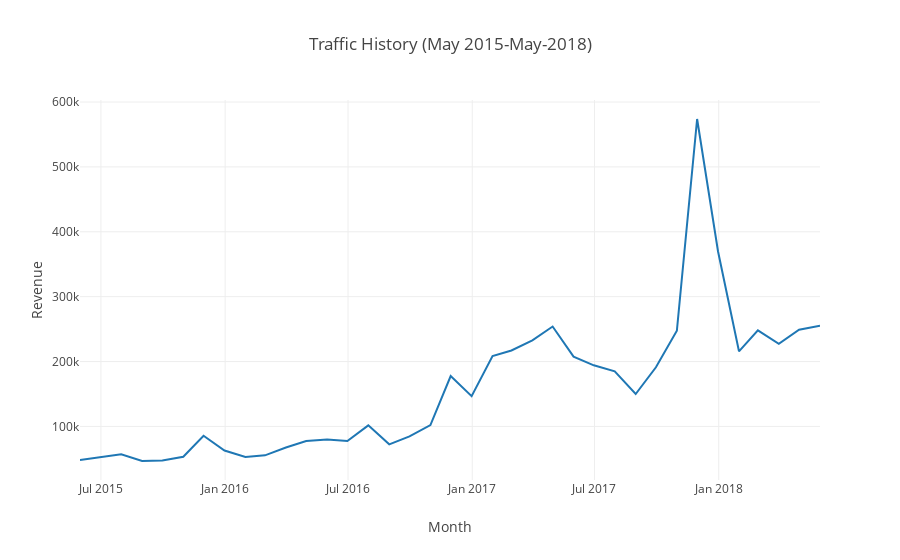

The notebook cell this image was saved under:
### Markdown cell above
## Traffic

### Code cell
traces=[]

traces.append(go.Scatter(x=data.date, y=data.traffic, mode='lines'))

layout = dict(
    title='Traffic History (May 2015-May-2018)',
    yaxis=dict(title='Revenue'), showlegend=False, xaxis=dict(title='Month'))

fig = dict(data=traces, layout=layout)
iplot(fig)

### Figure 1 — Plotly figure (JSON) as saved in the notebook; plotly's stock layout.template omitted (floating-point values rounded to 4 significant figures)
{"data": [{"mode": "lines", "type": "scatter", "x": ["2015-05-31", "2015-07-31", "2015-08-31", "2015-09-30", "2015-10-31", "2015-11-30", "2015-12-31", "2016-01-31", "2016-02-29", "2016-03-31", "2016-04-30", "2016-05-31", "2016-06-30", "2016-07-31", "2016-08-31", "2016-09-30", "2016-10-31", "2016-11-30", "2016-12-31", "2017-01-31", "2017-02-28", "2017-03-31", "2017-04-30", "2017-05-31", "2017-06-30", "2017-07-31", "2017-08-31", "2017-09-30", "2017-10-31", "2017-11-30", "2017-12-31", "2018-01-31", "2018-02-28", "2018-03-31", "2018-04-30", "2018-05-31"], "y": [48234, 56972, 46750, 47378, 53297, 85670, 62876, 52892, 55458, 67546, 77488, 79768, 77456, 101697, 72399, 84669, 101984, 177626, 146621, 208620, 217052, 232775, 254006, 207516, 194194, 184990, 149980, 191155, 247496, 573812, 369561, 215800.0, 248000.0, 227400.0, 249200.0, 255400.0]}], "layout": {"showlegend": false, "title": "Traffic History (May 2015-May-2018)", "xaxis": {"title": "Month"}, "yaxis": {"title": "Revenue"}}}
